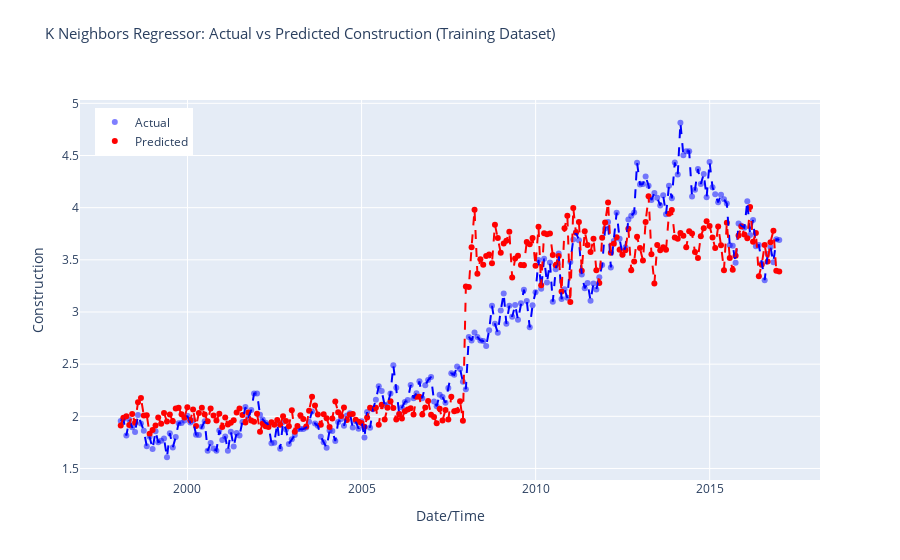

Source (notebook cell):
### Code cell
# Make predictions on the test dataset
predictions = pycr.predict_model(model, data = train_data)

r2 = r2_score(predictions['Construction'], predictions['prediction_label'])
print('R-squared (R2) Score:', r2)

# Sort predictions DataFrame by index
predictions.sort_index(inplace=True)

# Create Plotly figure
fig = make_subplots(rows=1, cols=1, shared_xaxes=True, shared_yaxes=True)

# Add scatter plot for actual values
fig.add_trace(go.Scatter(x=predictions.index, y=predictions['Construction'],
                         mode='markers', marker=dict(color='blue', opacity=0.5),
                         name='Actual'), row=1, col=1)

# Add scatter plot for predicted values
fig.add_trace(go.Scatter(x=predictions.index, y=predictions['prediction_label'],
                         mode='markers', marker=dict(color='red'),
                         name='Predicted'), row=1, col=1)

# Add lines for sorted actual values
fig.add_trace(go.Scatter(x=predictions.index, y=predictions['Construction'].sort_index(),
                         mode='lines', line=dict(color='blue', dash='dash'),
                         showlegend=False), row=1, col=1)

# Add lines for sorted predicted values
fig.add_trace(go.Scatter(x=predictions.index, y=predictions['prediction_label'].sort_index(),
                         mode='lines', line=dict(color='red', dash='dash'),
                         showlegend=False), row=1, col=1)

fig.update_layout(title_text='K Neighbors Regressor: Actual vs Predicted Construction (Training Dataset)',
                  title_font_size=15, title_y=.95,
                  xaxis_title='Date/Time', yaxis_title='Construction',
                  legend=dict(x=0.02, y=0.98),
                  grid=dict(rows=1, columns=1, ygap=0.2))

# Show interactive plot
fig.show()

### Figure 1 — Plotly figure (JSON) as saved in the notebook; plotly's stock layout.template omitted (floating-point values rounded to 4 significant figures; data arrays with more than 128 entries replaced by an {"elided": "..."} marker saying what was removed)
{"data": [{"marker": {"color": "blue", "opacity": 0.5}, "mode": "markers", "name": "Actual", "type": "scatter", "x": {"elided": "228 str values"}, "xaxis": "x", "y": {"elided": "228 float values"}, "yaxis": "y"}, {"marker": {"color": "red"}, "mode": "markers", "name": "Predicted", "type": "scatter", "x": {"elided": "228 str values"}, "xaxis": "x", "y": {"elided": "228 float values"}, "yaxis": "y"}, {"line": {"color": "blue", "dash": "dash"}, "mode": "lines", "showlegend": false, "type": "scatter", "x": {"elided": "228 str values"}, "xaxis": "x", "y": {"elided": "228 float values"}, "yaxis": "y"}, {"line": {"color": "red", "dash": "dash"}, "mode": "lines", "showlegend": false, "type": "scatter", "x": {"elided": "228 str values"}, "xaxis": "x", "y": {"elided": "228 float values"}, "yaxis": "y"}], "layout": {"grid": {"columns": 1, "rows": 1, "ygap": 0.2}, "legend": {"x": 0.02, "y": 0.98}, "title": {"font": {"size": 15}, "text": "K Neighbors Regressor: Actual vs Predicted Construction (Training Dataset)", "y": 0.95}, "xaxis": {"anchor": "y", "domain": [0, 1], "title": {"text": "Date/Time"}}, "yaxis": {"anchor": "x", "domain": [0, 1], "title": {"text": "Construction"}}}}
